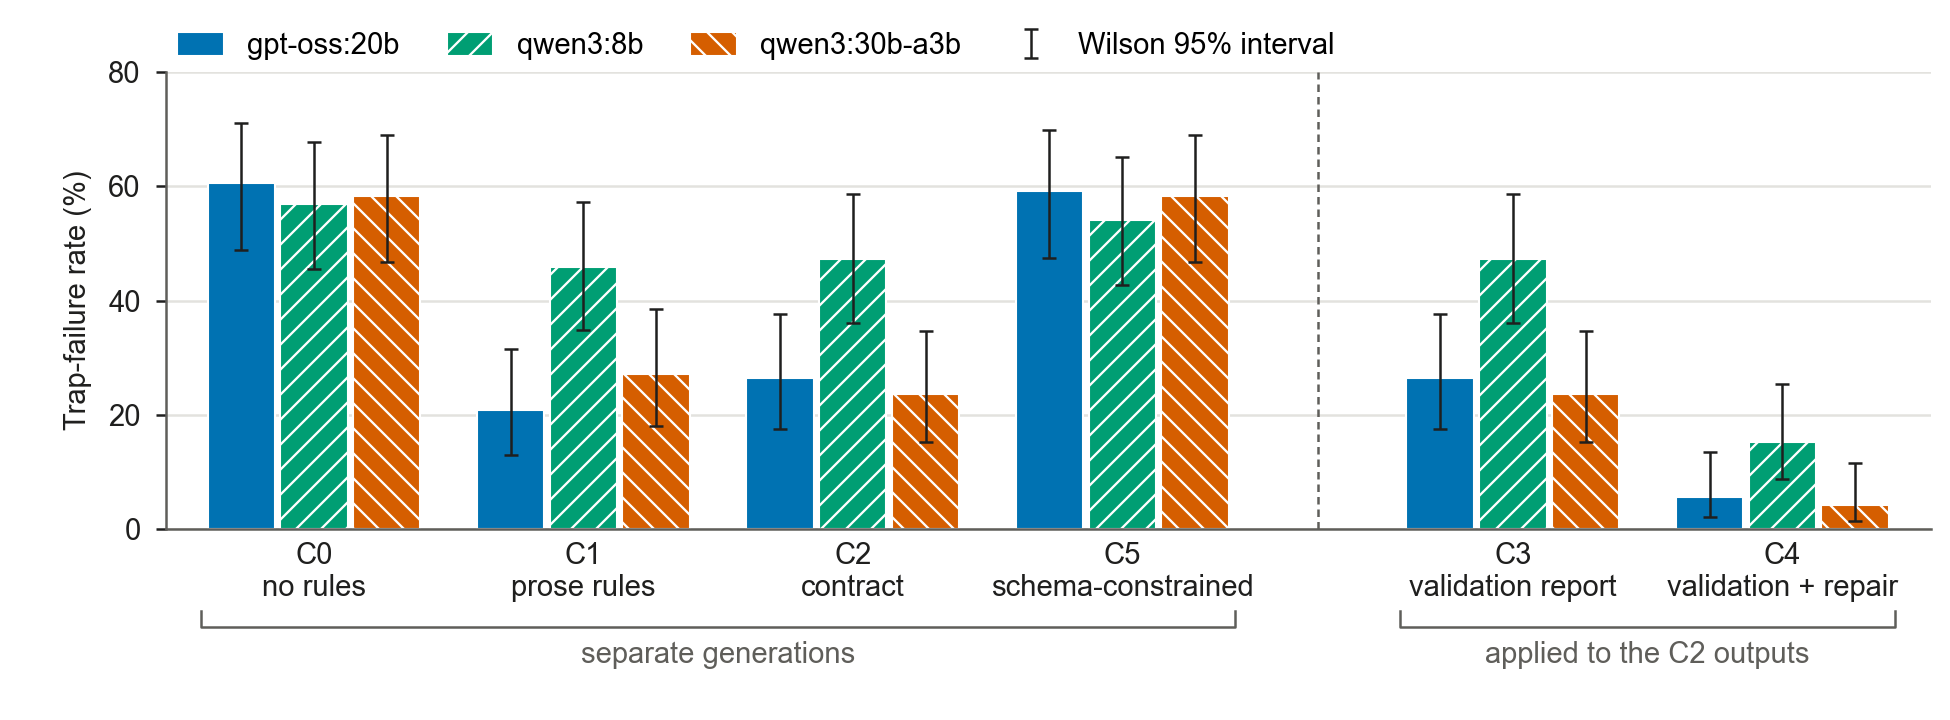

Reproduce this figure in Python.
#!/usr/bin/env python3
"""Figure 2 -- gold trap-failure rate on risk cases, by condition and model (fig2_main), and the frozen
residual-critical-violation metric by condition (fig2b_residual; appendix only, because C4 = 0 there holds by
construction, PAPER_SPEC section 7 item 10).

    python3 fig2_main.py        # writes fig2_main.{pdf,png,svg} and fig2b_residual.{pdf,png,svg}

Data: bar heights and denominators come from analysis/results.json (unchanged from the previous version of this
figure); the whiskers are the Wilson 95% intervals that tab4_stats.py already wrote to analysis/tab4_stats.json for the
same k/n (the script checks that both files agree before drawing). No number is typed by hand.

Layout for TMLR: 6.5 in wide (= \\textwidth, include at width=\\textwidth), all text 7 pt at that size, no title
and no conclusion text inside the figure (both belong to the caption), Okabe-Ito colours plus a hatch per model
(readable in greyscale and under colour-vision deficiency). Vector PDF with TrueType (Type 42) fonts, PNG at 300 dpi
for the Chinese draft, SVG. Output is byte-reproducible: fixed SVG hash salt, no dates in PDF/SVG/PNG metadata.
Model order follows the paper (gpt-oss:20b, qwen3:8b, qwen3:30b-a3b); condition order follows Table 1 / tab4_stats.
"""
import json
import os
import sys

sys.dont_write_bytecode = True

HERE = os.path.dirname(os.path.abspath(__file__))
MODEL_ORDER = ["gpt-oss:20b", "qwen3:8b", "qwen3:30b-a3b"]
# Okabe-Ito: blue / bluish green / vermillion; same model -> colour mapping as fig3_frontier.py
COLORS = {"gpt-oss:20b": "#0072B2", "qwen3:8b": "#009E73", "qwen3:30b-a3b": "#D55E00"}
HATCHES = {"gpt-oss:20b": "", "qwen3:8b": "////", "qwen3:30b-a3b": "\\\\\\\\"}
ORDER = ["C0", "C1", "C2", "C5", "C3", "C4"]
GEN, POST = ["C0", "C1", "C2", "C5"], ["C3", "C4"]
DESC = {"C0": "no rules", "C1": "prose rules", "C2": "contract", "C5": "schema-constrained",
        "C3": "validation report", "C4": "validation + repair"}
GROUPS = [(GEN, "separate generations"), (POST, "applied to the C2 outputs")]
INK, MUTED, GRID = "#1f1f1e", "#5f5e5a", "#e3e2de"
WIDTH_IN = 6.5
FONT = 7.0

FIGS = {
    "fig2_main": {"metric": "trapFellAny", "ylabel": "Trap-failure rate (%)", "ymax": 80, "yticks": range(0, 81, 20)},
    # C4 = 0 on this metric by construction (BLOCK iff a critical FAIL; C4 not-repairable = 0): no interval is drawn
    # for it and the zero bars carry a label instead of an empty slot.
    "fig2b_residual": {"metric": "residualCriticalViolationRate", "ylabel": "Residual critical violation (%)",
                       "ymax": 106, "yticks": range(0, 101, 25), "byConstruction": ["C4"]},
}


def check_fonts(fig, lo=7.0, hi=9.0):
    """TMLR legibility: every visible text in the figure is set at lo-hi pt at the final 6.5 in width."""
    from matplotlib.text import Text
    bad = [(t.get_text(), t.get_fontsize()) for t in fig.findobj(Text) if t.get_visible() and t.get_text().strip()
           and not lo <= t.get_fontsize() <= hi]
    if bad:
        raise SystemExit(f"font sizes outside {lo}-{hi} pt: {bad[:5]}")


def load(metric):
    """{(model, condition): (p, n, lo, hi)}; p and n from results.json, lo/hi from tab4_stats.json (same k/n)."""
    rows = json.load(open(os.path.join(HERE, "results.json"), encoding="utf-8"))
    stats = json.load(open(os.path.join(HERE, "tab4_stats.json"), encoding="utf-8"))["models"]
    out = {}
    for m in MODEL_ORDER:
        for c in ORDER:
            rs = [r for r in rows if r["model"] == m and r["condition"] == c and r.get(metric) is not None]
            if not rs:
                continue
            p, n = rs[-1][metric], rs[-1][metric + "_n"]
            s = stats[m]["proportions"][c][metric]
            if s["n"] != n or abs(s["p"] - p) > 1e-12:
                raise SystemExit(f"results.json and tab4_stats.json disagree for {m} {c} {metric}: {p}/{n} vs {s['p']}/{s['n']}")
            out[(m, c)] = (p, n, s["lo"], s["hi"])
    return out


def xpos():
    """Group centres; a wider gap separates the generation conditions from the C2 post-processing conditions."""
    return {c: i + (0.45 if c in POST else 0.0) for i, c in enumerate(ORDER)}


def draw(name, spec):
    import matplotlib
    matplotlib.use("Agg")
    import matplotlib.pyplot as plt
    from matplotlib.patches import Patch

    data = load(spec["metric"])
    fig = plt.figure(figsize=(WIDTH_IN, 2.4))
    ax = fig.add_axes([0.085, 0.265, 0.905, 0.635])
    X = xpos()
    bw = 0.25
    for j, m in enumerate(MODEL_ORDER):
        cs = [c for c in ORDER if (m, c) in data]
        xs = [X[c] + (j - 1) * (bw + 0.02) for c in cs]
        ps = [100 * data[(m, c)][0] for c in cs]
        ax.bar(xs, ps, width=bw, color=COLORS[m], hatch=HATCHES[m], edgecolor="white", linewidth=0.5, zorder=2)
        ci = [(x, c) for x, c in zip(xs, cs) if c not in spec.get("byConstruction", [])]
        eb = ax.errorbar([x for x, _ in ci], [100 * data[(m, c)][0] for _, c in ci],
                         yerr=[[100 * (data[(m, c)][0] - data[(m, c)][2]) for _, c in ci],
                               [100 * (data[(m, c)][3] - data[(m, c)][0]) for _, c in ci]],
                         fmt="none", ecolor=INK, elinewidth=0.6, capsize=1.6, capthick=0.6, zorder=3, label="Wilson 95% interval")
    for c in spec.get("byConstruction", []):
        if any(data[(m, c)][0] != 0 for m in MODEL_ORDER if (m, c) in data):
            raise SystemExit(f"{c} was expected to be 0 by construction on {spec['metric']}")
        ax.text(X[c], 1.5, "0 by construction", ha="center", va="bottom", color=MUTED, fontsize=FONT)
    sep = (X["C5"] + X["C3"]) / 2
    ax.axvline(sep, color=MUTED, lw=0.6, ls=(0, (3, 2)), zorder=1)
    ax.set_xlim(X["C0"] - 0.55, X["C4"] + 0.55)
    ax.set_ylim(0, spec["ymax"])
    ax.set_yticks(list(spec["yticks"]))
    ax.set_ylabel(spec["ylabel"])
    ax.set_xticks([X[c] for c in ORDER])
    ax.set_xticklabels([f"{c}\n{DESC[c]}" for c in ORDER])
    ax.tick_params(axis="x", length=0, pad=3)
    ax.grid(axis="y", color=GRID, lw=0.6, zorder=0)
    ax.set_axisbelow(True)
    for s in ("top", "right"):
        ax.spines[s].set_visible(False)
    ax.spines["left"].set_bounds(0, max(spec["yticks"]))
    # group brackets under the tick labels (axes-fraction y, data x)
    tr = ax.get_xaxis_transform()
    for conds, label in GROUPS:
        x0, x1 = X[conds[0]] - 0.42, X[conds[-1]] + 0.42
        y = -0.215
        ax.plot([x0, x0, x1, x1], [y + 0.035, y, y, y + 0.035], transform=tr, color=MUTED, lw=0.6, clip_on=False)
        ax.text((x0 + x1) / 2, y - 0.03, label, transform=tr, ha="center", va="top", color=MUTED, fontsize=FONT)
    handles = [Patch(facecolor=COLORS[m], edgecolor="white", hatch=HATCHES[m], linewidth=0.5, label=m) for m in MODEL_ORDER]
    handles.append(eb)   # errorbar container: drawn as a vertical whisker in the legend
    ax.legend(handles=handles, loc="lower left", bbox_to_anchor=(0.0, 1.0), ncol=4, frameon=False, fontsize=FONT,
              handlelength=1.6, handleheight=0.9, columnspacing=1.6, borderaxespad=0.3, borderpad=0.1)
    check_fonts(fig)
    base = os.path.join(HERE, name)
    fig.savefig(base + ".pdf", metadata={"CreationDate": None})
    fig.savefig(base + ".svg", metadata={"Date": None})
    fig.savefig(base + ".png", dpi=300, metadata={"Software": None})
    plt.close(fig)
    return data


def main():
    import matplotlib
    matplotlib.rcParams.update({
        "font.family": "sans-serif", "font.sans-serif": ["Arial", "Helvetica", "DejaVu Sans"], "font.size": FONT,
        "axes.labelsize": FONT, "xtick.labelsize": FONT, "ytick.labelsize": FONT, "legend.fontsize": FONT,
        "axes.linewidth": 0.6, "xtick.major.width": 0.6, "ytick.major.width": 0.6, "ytick.major.size": 2.5,
        "axes.edgecolor": MUTED, "axes.labelcolor": INK, "xtick.color": INK, "ytick.color": INK,
        "hatch.linewidth": 0.55, "pdf.fonttype": 42, "ps.fonttype": 42, "svg.fonttype": "none",
        "svg.hashsalt": "hrgene-fig2", "path.simplify": False,
    })
    for name, spec in FIGS.items():
        data = draw(name, spec)
        print(f"{name}.{{pdf,png,svg}} written ({len(data)} bars)")


if __name__ == "__main__":
    main()
